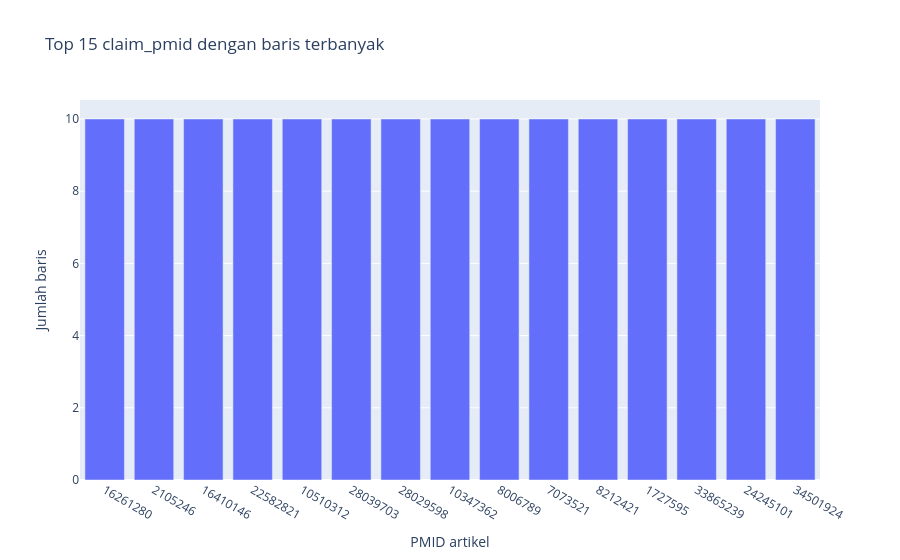

The cell this chart's notebook holds for it:
### Markdown cell above
## Visualisasi 6: Artikel Sumber dengan Klaim Turunan Terbanyak

Satu `claim_pmid` dapat muncul pada banyak baris karena dipasangkan dengan banyak artikel `source`. Berikut 15 artikel yang paling banyak muncul.

### Code cell
klaim_per_pmid = lf.group_by('claim_pmid').agg(pl.len().alias('jumlah_klaim'))

top_pmid = klaim_per_pmid.sort('jumlah_klaim', descending=True).head(15).collect(engine='streaming')
statistik_pmid = klaim_per_pmid.select(
    pl.len().alias('jumlah_pmid'),
    pl.col('jumlah_klaim').mean().alias('rata_rata'),
    pl.col('jumlah_klaim').median().alias('median'),
    pl.col('jumlah_klaim').max().alias('maks'),
).collect(engine='streaming')

fig6 = px.bar(
    top_pmid, x='claim_pmid', y='jumlah_klaim',
    title='Top 15 claim_pmid dengan baris terbanyak',
    labels={'claim_pmid': 'PMID artikel', 'jumlah_klaim': 'Jumlah baris'},
)
fig6.update_xaxes(type='category')
fig6.show()
statistik_pmid

### Figure 1 — Plotly figure (JSON) as saved in the notebook; plotly's stock layout.template omitted (floating-point values rounded to 4 significant figures)
{"data": [{"hovertemplate": "PMID artikel=%{x}<br>Jumlah baris=%{y}<extra></extra>", "legendgroup": "", "marker": {"color": "#636efa", "pattern": {"shape": ""}}, "name": "", "orientation": "v", "showlegend": false, "textposition": "auto", "type": "bar", "x": ["16261280", "2105246", "16410146", "22582821", "10510312", "28039703", "28029598", "10347362", "8006789", "7073521", "8212421", "1727595", "33865239", "24245101", "34501924"], "xaxis": "x", "y": [10, 10, 10, 10, 10, 10, 10, 10, 10, 10, 10, 10, 10, 10, 10], "yaxis": "y"}], "layout": {"barmode": "relative", "legend": {"tracegroupgap": 0}, "title": {"text": "Top 15 claim_pmid dengan baris terbanyak"}, "xaxis": {"anchor": "y", "domain": [0.0, 1.0], "title": {"text": "PMID artikel"}, "type": "category"}, "yaxis": {"anchor": "x", "domain": [0.0, 1.0], "title": {"text": "Jumlah baris"}}}}
